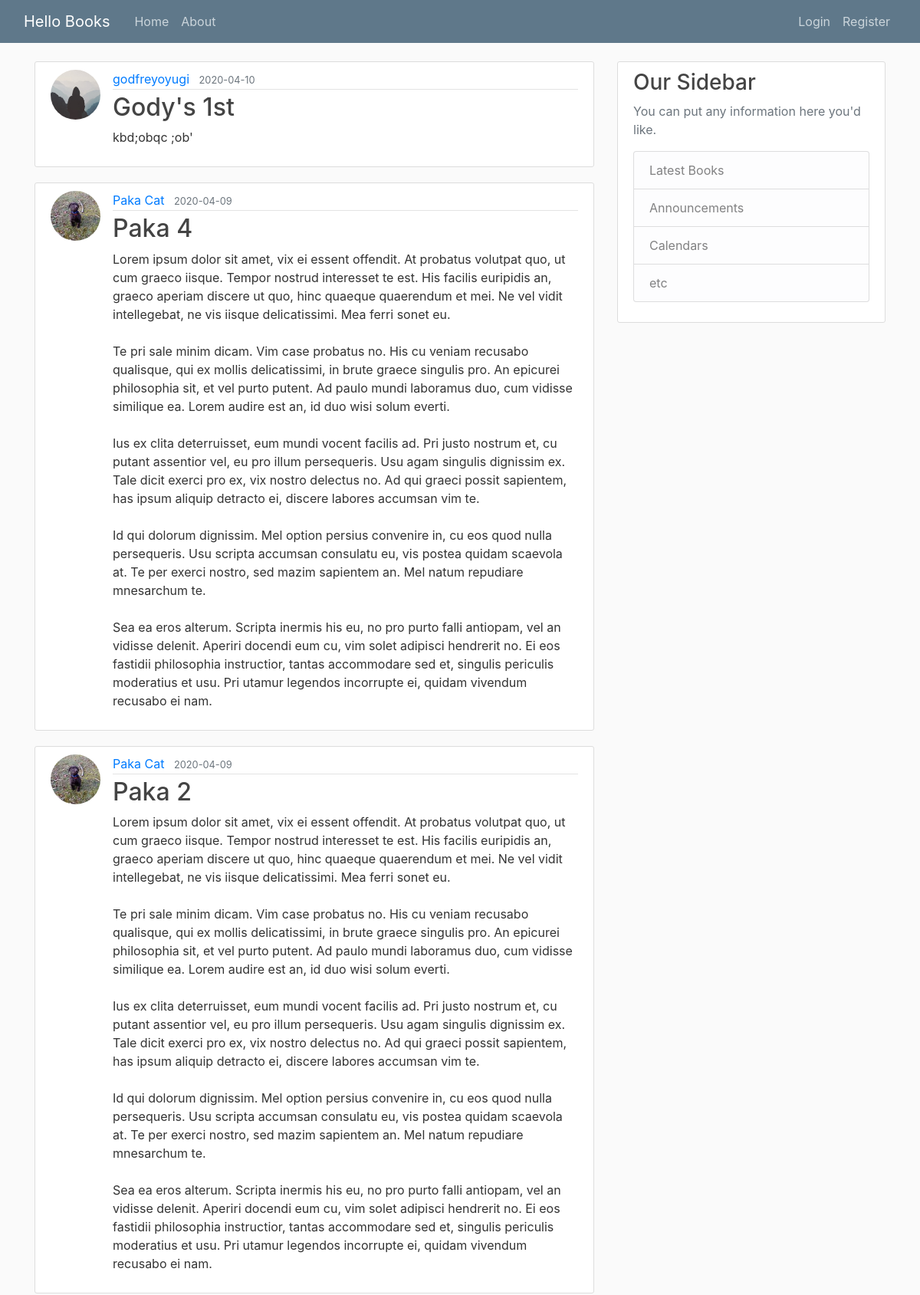
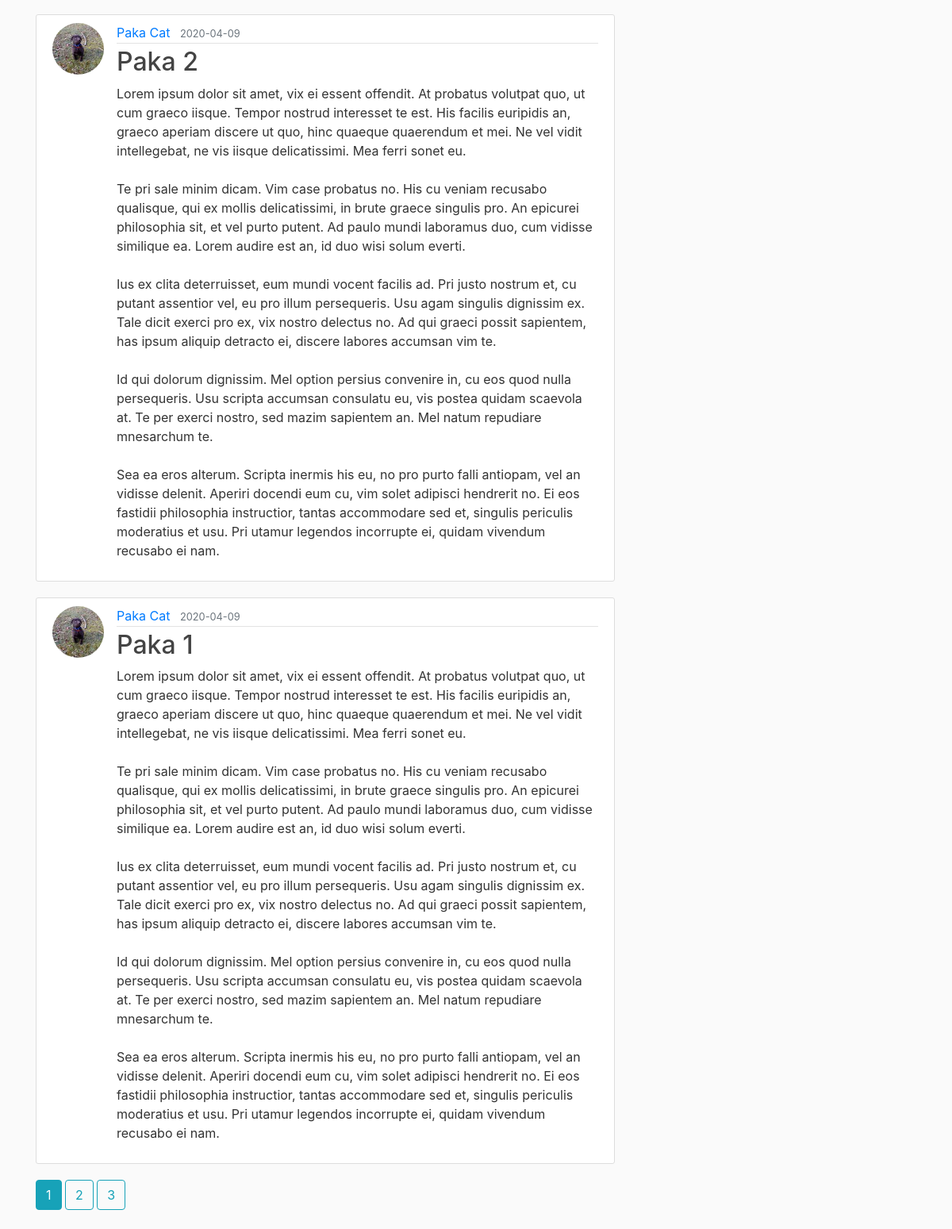
Page /home on the earlier database version (2 pictures, top to bottom).
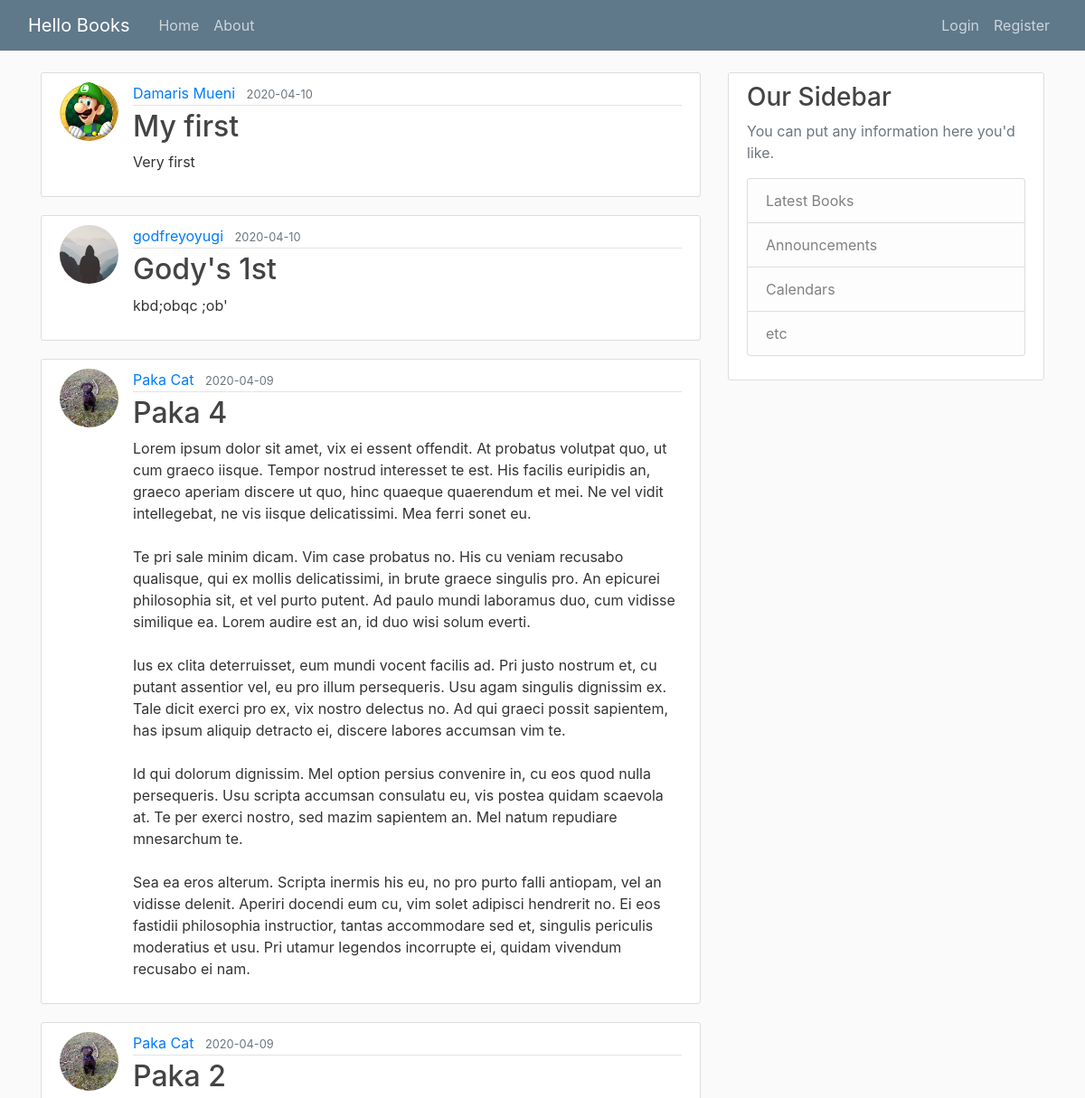
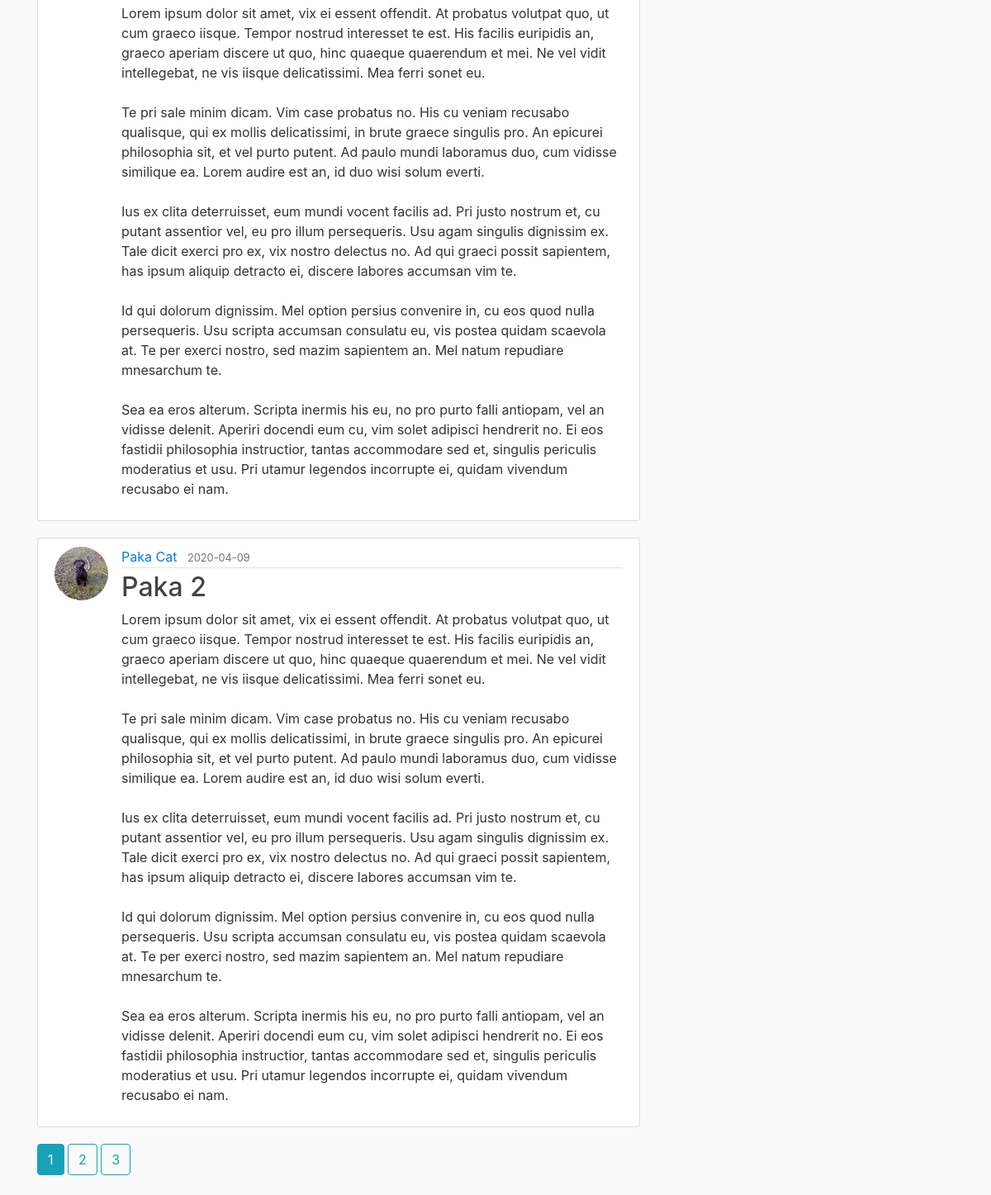
Same page on the later database version (2 pictures, top to bottom).
### V1.1/helloBooks/models.py (models this page shows, shortened)
class Book(db.Model):
    id = db.Column(db.Integer, primary_key=True)
    title = db.Column(db.String(100), nullable=False)
    content = db.Column(db.Text, nullable=False)
    date_posted = db.Column(db.DateTime, nullable=False, default=datetime.utcnow)
    user_id = db.Column(db.Integer, db.ForeignKey('user.id'), nullable=False)

class User(db.Model, UserMixin):
    id = db.Column(db.Integer, primary_key=True)
    username = db.Column(db.String(20), unique=True, nullable=False)
    email = db.Column(db.String(120), unique=True, nullable=False)
    image_file = db.Column(db.String(20), nullable=False, default='default.jpg')
    password = db.Column(db.String(60),  nullable=False)
    books = db.relationship('Book', backref='author', lazy=True)

### V1.1/helloBooks/main/routes.py (the view)
@main.route("/")
@main.route("/home")
def home():
    page = request.args.get('page', 1, type=int)
    books = Book.query.order_by(Book.date_posted.desc()).paginate(page=page, per_page=5)
    return render_template('home.html', books=books)

### V1.1/helloBooks/templates/home.html (shortened to what this page needs)
{% extends "base.html" %}
  {% block content %}
    {% for book in books.items %}
        <article class="media content-section">
          <img src="{{ url_for('static', filename='profile_pics/' + book.author.image_file)}}" alt="" class="rounded-circle article-img">
          <div class="media-body">
            <div class="article-metadata">
              <a class="mr-2" href="{{ url_for('users.user_books', username=book.author.username) }}">{{ book.author.username }}</a>
              <small class="text-muted">{{ book.date_posted.strftime('%Y-%m-%d') }}</small>
            </div>
            <h2><a class="article-title" href="{{ url_for('books.book', book_id=book.id) }}">{{ book.title }}</a></h2>
            <p class="article-content">{{ book.content }}</p>
          </div>
      </article>
  {% endfor %}
  {% for page_num in books.iter_pages(left_edge=1, right_edge=1, left_current=1, right_current=2) %}
      {% if page_num %}
        {% if books.page == page_num %}
          <a href="{{ url_for('main.home', page=page_num) }}" class="btn btn-info mb-4">{{page_num }}</a>
        {% else %}
        <a href="{{ url_for('main.home', page=page_num) }}" class="btn btn-outline-info mb-4">{{page_num }}</a>
        {% endif %}
      {% endif %}
  {% endfor %}
  {% endblock content %}

### V1.1/helloBooks/templates/base.html (shortened to what this page needs)
<!DOCTYPE html>
<html lang="en" dir="ltr">
  <head>
    <link rel="stylesheet" href="https://stackpath.bootstrapcdn.com/bootstrap/4.4.1/css/bootstrap.min.css">
    <link rel="stylesheet" type="text/css" href="{{ url_for('static', filename='main.css') }}">
  </head>
  <body>
    <header class="site-header">
        <nav class="navbar navbar-expand-md navbar-dark bg-steel fixed-top">
          <div class="container-fluid">
            <a class="navbar-brand mr-4" href="/">Hello Books</a>
            <div class="collapse navbar-collapse" id="navbarToggle">
              <div class="navbar-nav mr-auto">
                <a class="nav-item nav-link" href="{{ url_for('main.home') }}">Home</a>
                <a class="nav-item nav-link" href="{{ url_for('main.about') }}">About</a>
              </div>
              <div class="navbar-nav">
                {% if current_user.is_authenticated %}
                <a class="nav-item nav-link" href="{{ url_for('books.new_book') }}">Uplaod a Book</a>
                <a class="nav-item nav-link" href="{{ url_for('users.profile') }}">Profile</a>
                <a class="nav-item nav-link" href="{{ url_for('users.logout') }}">Logout</a>
                {% else %}
                  <a class="nav-item nav-link" href="{{ url_for('users.login') }}">Login</a>
                  <a class="nav-item nav-link" href="{{ url_for('users.register') }}">Register</a>
                {% endif %}
              </div>
            </div>
          </div>
        </nav>
    </header>
    <main role="main" class="container">
    <div class="row">
      <div class="col-md-8">
        {% block content %}{% endblock %}
      </div>
      <div class="col-md-4">
        <div class="content-section">
          <h3>Our Sidebar</h3>
          <p class='text-muted'>You can put any information here you'd like.
            <ul class="list-group">
              <li class="list-group-item list-group-item-light">Latest Books</li>
              <li class="list-group-item list-group-item-light">Announcements</li>
              <li class="list-group-item list-group-item-light">Calendars</li>
              <li class="list-group-item list-group-item-light">etc</li>
            </ul>
          </p>
        </div>
      </div>
    </div>
</main>
  </body>
</html>

### V1.1/helloBooks/static/main.css (style rules this page uses)
body { background: #fafafa; color: #333333; margin-top: 5rem; }
h1, h2, h3, h4, h5, h6 { color: #444444; }
.bg-steel { background-color: #5f788a; }
.site-header .navbar-nav .nav-link { color: #cbd5db; }
.content-section { background: #ffffff; padding: 10px 20px; border: 1px solid #dddddd; border-radius: 3px; margin-bottom: 20px; }
.article-title { color: #444444; }
.article-content { white-space: pre-line; }
.article-img { height: 65px; width: 65px; margin-right: 16px; }
.article-metadata { padding-bottom: 1px; margin-bottom: 4px; border-bottom: 1px solid #e3e3e3 }

Differences in the rows shown:
no longer on this page (row unchanged): Book: image_file (picture), author.username "Paka Cat", date_posted "2020-04-09", title "Paka 1", content "Lorem ipsum dolor sit amet, vix ei essent offendit. At probatus volutpat quo, ut cum graeco iisque. Tempor nostrud interesset te est. His facilis euripidis an, graeco aperiam discere ut quo, hinc quaeque quaerendum et mei. Ne vel vidit intellegebat, ne vis iisque delicatissimi. Mea ferri sonet eu. Te pri sale minim dicam. Vim case probatus no. His cu veniam recusabo qualisque, qui ex mollis delicatissimi, in brute graece singulis pro. An epicurei philosophia sit, et vel purto putent. Ad paulo mundi laboramus duo, cum vidisse similique ea. Lorem audire est an, id duo wisi solum everti. Ius ex clita deterruisset, eum mundi vocent facilis ad. Pri justo nostrum et, cu putant assentior vel, eu…"
added Book: image_file (picture), author.username "Damaris Mueni", date_posted "2020-04-10", title "My first", content "Very first"
